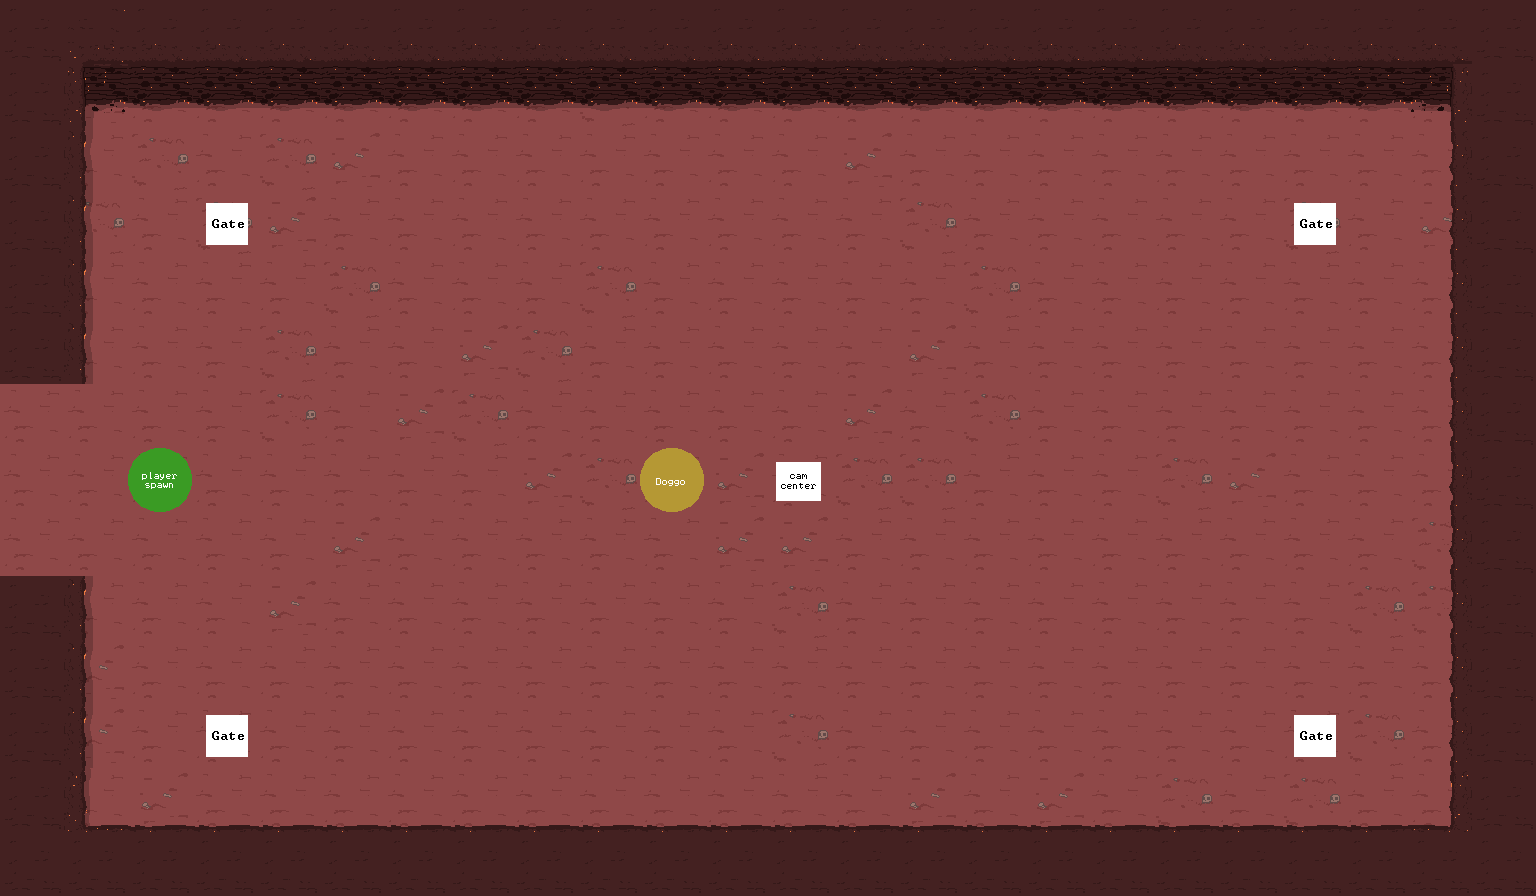

Rendered tile map (Tiled .tmx) drawn with the repository's tilesets; below, a short description and the map source with its tile grids summarised:
An orthogonal 24x14 tile map with 64x64 px tiles, 4 tile layers (0, 1, 2, markers) and 68 objects (2x button, door).

<map version="1.8" tiledversion="1.8.4" orientation="orthogonal" renderorder="right-down" width="24" height="14" tilewidth="64" tileheight="64" infinite="0" nextlayerid="8" nextobjectid="6">
 <editorsettings>
  <export target="level1BossRoom.json" format="json" />
 </editorsettings>
 <tileset firstgid="1" name="tiles 1" tilewidth="64" tileheight="64" tilecount="90" columns="10">
  <image source="tiles.png" width="640" height="576" />
  <tile id="0">
   <properties>
    <property name="collides" type="bool" value="true" />
   </properties>
   <objectgroup draworder="index" id="2">
    <object id="1" x="43.625" y="58.9375" width="20.375" height="4.9375" />
   </objectgroup>
  </tile>
  <tile id="1">
   <properties>
    <property name="collides" type="bool" value="true" />
   </properties>
   <objectgroup draworder="index" id="2">
    <object id="1" x="0.125" y="57.625" width="63.9375" height="6.25" />
   </objectgroup>
  </tile>
  <tile id="2">
   <properties>
    <property name="collides" type="bool" value="true" />
   </properties>
   <objectgroup draworder="index" id="2">
    <object id="1" x="0.0625" y="57.0625" width="63.9375" height="6.8125" />
   </objectgroup>
  </tile>
  <tile id="3">
   <properties>
    <property name="collides" type="bool" value="true" />
   </properties>
   <objectgroup draworder="index" id="2">
    <object id="1" x="0.1875" y="57.0625" width="20.75" height="6.875" />
   </objectgroup>
  </tile>
  <tile id="5">
   <properties>
    <property name="enemy_2" type="bool" value="true" />
   </properties>
  </tile>
  <tile id="6">
   <properties>
    <property name="enemy_3" type="bool" value="true" />
   </properties>
  </tile>
  <tile id="7">
   <properties>
    <property name="dog" type="bool" value="true" />
    <property name="enemy_4" type="bool" value="true" />
   </properties>
  </tile>
  <tile id="9">
   <properties>
    <property name="cam_center" type="bool" value="true" />
   </properties>
  </tile>
  <tile id="10">
   <properties>
    <property name="collides" type="bool" value="true" />
   </properties>
   <objectgroup draworder="index" id="3">
    <object id="2" x="0.5" y="0.125" width="42.375" height="38.625" />
    <object id="3" x="43" y="0.125" width="20.875" height="63.625" />
   </objectgroup>
  </tile>
  <tile id="11">
   <properties>
    <property name="collides" type="bool" value="false" />
    <property name="deadly" type="bool" value="true" />
   </properties>
   <objectgroup draworder="index" id="2">
    <object id="1" x="0.0796317" y="0" width="64.0239" height="63.9443" />
   </objectgroup>
  </tile>
  <tile id="12">
   <properties>
    <property name="collides" type="bool" value="true" />
   </properties>
   <objectgroup draworder="index" id="2">
    <object id="1" x="0.125" y="0" width="20.75" height="63.625" />
    <object id="2" x="21" y="0.25" width="42.875" height="38.5" />
   </objectgroup>
  </tile>
  <tile id="13">
   <properties>
    <property name="collides" type="bool" value="true" />
   </properties>
   <objectgroup draworder="index" id="2">
    <object id="1" x="0.25" y="0.125" width="20.625" height="38.25" />
   </objectgroup>
  </tile>
  <tile id="15">
   <properties>
    <property name="enemy_1" type="bool" value="true" />
   </properties>
  </tile>
  <tile id="16">
   <properties>
    <property name="player_spawn" type="bool" value="true" />
   </properties>
  </tile>
  <tile id="17">
   <properties>
    <property name="vase" type="bool" value="true" />
   </properties>
  </tile>
  <tile id="18">
   <properties>
    <property name="dasher" type="bool" value="true" />
   </properties>
  </tile>
  <tile id="19">
   <properties>
    <property name="collides" type="bool" value="true" />
   </properties>
  </tile>
  <tile id="20">
   <properties>
    <property name="collides" type="bool" value="true" />
   </properties>
   <objectgroup draworder="index" id="2">
    <object id="1" x="44.25" y="0" width="20" height="64.25" />
   </objectgroup>
  </tile>
  <tile id="21">
   <properties>
    <property name="collides" type="bool" value="false" />
    <property name="deadly" type="bool" value="true" />
   </properties>
   <objectgroup draworder="index" id="2">
    <object id="1" x="0.0796317" y="-0.0796317" width="63.8646" height="63.8646" />
   </objectgroup>
  </tile>
  <tile id="22">
   <properties>
    <property name="collides" type="bool" value="true" />
   </properties>
   <objectgroup draworder="index" id="2">
    <object id="1" x="0.25" y="0" width="20.125" height="63.875" />
   </objectgroup>
  </tile>
  <tile id="23">
   <properties>
    <property name="collides" type="bool" value="true" />
   </properties>
   <objectgroup draworder="index" id="2">
    <object id="1" x="43.125" y="0" width="20.75" height="64" />
    <object id="2" x="0" y="58" width="42.625" height="6" />
   </objectgroup>
  </tile>
  <tile id="24">
   <properties>
    <property name="collides" type="bool" value="true" />
   </properties>
   <objectgroup draworder="index" id="2">
    <object id="1" x="0" y="-0.25" width="20.25" height="64.125" />
    <object id="2" x="20.375" y="57.875" width="43.625" height="6.375" />
   </objectgroup>
  </tile>
  <tile id="26">
   <properties>
    <property name="deadly" type="bool" value="true" />
   </properties>
  </tile>
  <tile id="27">
   <properties>
    <property name="deadly" type="bool" value="true" />
   </properties>
  </tile>
  <tile id="28">
   <properties>
    <property name="deadly" type="bool" value="true" />
   </properties>
  </tile>
  <tile id="29">
   <properties>
    <property name="collides" type="bool" value="true" />
   </properties>
  </tile>
  <tile id="30">
   <properties>
    <property name="collides" type="bool" value="true" />
   </properties>
   <objectgroup draworder="index" id="2">
    <object id="1" x="44.125" y="0" width="19.75" height="63.875" />
   </objectgroup>
  </tile>
  <tile id="31">
   <properties>
    <property name="collides" type="bool" value="false" />
    <property name="deadly" type="bool" value="true" />
   </properties>
   <objectgroup draworder="index" id="2">
    <object id="1" x="-0.0796317" y="-0.0796317" width="64.0239" height="64.1035" />
   </objectgroup>
  </tile>
  <tile id="32">
   <properties>
    <property name="collides" type="bool" value="true" />
   </properties>
   <objectgroup draworder="index" id="2">
    <object id="1" x="-0.125" y="0" width="21.125" height="64" />
   </objectgroup>
  </tile>
  <tile id="33">
   <properties>
    <property name="collides" type="bool" value="true" />
    <property name="deadly" type="bool" value="true" />
   </properties>
  </tile>
  <tile id="34">
   <properties>
    <property name="collides" type="bool" value="true" />
    <property name="deadly" type="bool" value="true" />
   </properties>
  </tile>
  <tile id="35">
   <properties>
    <property name="collides" type="bool" value="true" />
   </properties>
  </tile>
  <tile id="36">
   <properties>
    <property name="deadly" type="bool" value="true" />
   </properties>
  </tile>
  <tile id="37">
   <properties>
    <property name="deadly" type="bool" value="true" />
   </properties>
  </tile>
  <tile id="38">
   <properties>
    <property name="deadly" type="bool" value="true" />
   </properties>
  </tile>
  <tile id="39">
   <properties>
    <property name="collides" type="bool" value="true" />
   </properties>
   <objectgroup draworder="index" id="2">
    <object id="1" x="0" y="0.0796317" width="16.0856" height="63.785" />
   </objectgroup>
  </tile>
  <tile id="40">
   <properties>
    <property name="collides" type="bool" value="true" />
   </properties>
   <objectgroup draworder="index" id="2">
    <object id="1" x="43.875" y="0.125" width="20" height="38.125" />
   </objectgroup>
  </tile>
  <tile id="41">
   <properties>
    <property name="collides" type="bool" value="true" />
   </properties>
   <objectgroup draworder="index" id="2">
    <object id="1" x="0" y="0.125" width="64.125" height="38.625" />
   </objectgroup>
  </tile>
  <tile id="42">
   <properties>
    <property name="collides" type="bool" value="true" />
   </properties>
   <objectgroup draworder="index" id="2">
    <object id="1" x="0" y="0.125" width="20.5" height="38.375" />
   </objectgroup>
  </tile>
  <tile id="45">
   <properties>
    <property name="collides" type="bool" value="true" />
   </properties>
   <objectgroup draworder="index" id="2">
    <object id="1" x="0" y="0" width="64" height="38.375" />
   </objectgroup>
  </tile>
  <tile id="46">
   <properties>
    <property name="deadly" type="bool" value="true" />
   </properties>
  </tile>
  <tile id="47">
   <properties>
    <property name="deadly" type="bool" value="true" />
   </properties>
  </tile>
  <tile id="48">
   <properties>
    <property name="deadly" type="bool" value="true" />
   </properties>
  </tile>
  <tile id="49">
   <properties>
    <property name="collides" type="bool" value="true" />
   </properties>
   <objectgroup draworder="index" id="2">
    <object id="1" x="-0.238895" y="-0.318527" width="64.1035" height="19.9079" />
   </objectgroup>
  </tile>
  <tile id="57">
   <properties>
    <property name="deadly" type="bool" value="true" />
   </properties>
  </tile>
  <tile id="58">
   <properties>
    <property name="deadly" type="bool" value="true" />
   </properties>
  </tile>
  <tile id="59">
   <properties>
    <property name="gate" type="bool" value="true" />
   </properties>
  </tile>
  <tile id="60">
   <properties>
    <property name="lava" type="bool" value="true" />
   </properties>
   <objectgroup draworder="index" id="2">
    <object id="1" x="54.9091" y="40.2727" width="8.90909" height="23.4545" />
    <object id="2" x="43.7273" y="45.0909" width="11" height="18.9091" />
    <object id="3" x="34.7273" y="52.3636" width="8.90909" height="11.5455" />
   </objectgroup>
  </tile>
  <tile id="61">
   <properties>
    <property name="lava" type="bool" value="true" />
   </properties>
   <objectgroup draworder="index" id="2">
    <object id="1" x="0.0909091" y="39.2727" width="63.8182" height="24.5455" />
   </objectgroup>
  </tile>
  <tile id="62">
   <properties>
    <property name="lava" type="bool" value="true" />
   </properties>
   <objectgroup draworder="index" id="2">
    <object id="1" x="0.272727" y="41.4545" width="14.4545" height="22.6364" />
    <object id="2" x="15.0909" y="47.2727" width="13" height="16.7273" />
   </objectgroup>
  </tile>
  <tile id="63">
   <properties>
    <property name="lava" type="bool" value="true" />
   </properties>
   <objectgroup draworder="index" id="2">
    <object id="1" x="34.9091" y="42.4545" width="29" height="21.3636" />
   </objectgroup>
  </tile>
  <tile id="64">
   <properties>
    <property name="lava" type="bool" value="true" />
   </properties>
   <objectgroup draworder="index" id="2">
    <object id="1" x="0.181818" y="41.5455" width="63.8182" height="22.2727" />
   </objectgroup>
  </tile>
  <tile id="65">
   <properties>
    <property name="lava" type="bool" value="true" />
   </properties>
   <objectgroup draworder="index" id="2">
    <object id="1" x="0.181818" y="40.7273" width="29.4545" height="23.2727" />
   </objectgroup>
  </tile>
  <tile id="67">
   <properties>
    <property name="deadly" type="bool" value="true" />
   </properties>
  </tile>
  <tile id="68">
   <properties>
    <property name="deadly" type="bool" value="true" />
   </properties>
  </tile>
  <tile id="69">
   <properties>
    <property name="collides" type="bool" value="true" />
   </properties>
   <objectgroup draworder="index" id="2">
    <object id="1" x="45.1512" y="0" width="18.8727" height="64.1035" />
   </objectgroup>
  </tile>
  <tile id="70">
   <properties>
    <property name="lava" type="bool" value="true" />
   </properties>
   <objectgroup draworder="index" id="2">
    <object id="1" x="33.1818" y="0" width="30.9091" height="63.8182" />
   </objectgroup>
  </tile>
  <tile id="71">
   <properties>
    <property name="lava" type="bool" value="true" />
   </properties>
   <objectgroup draworder="index" id="2">
    <object id="1" x="0.125" y="0" width="63.75" height="64" />
   </objectgroup>
  </tile>
  <tile id="72">
   <properties>
    <property name="lava" type="bool" value="true" />
   </properties>
   <objectgroup draworder="index" id="2">
    <object id="1" x="0.125" y="0" width="30.75" height="64.125" />
   </objectgroup>
  </tile>
  <tile id="73">
   <properties>
    <property name="lava" type="bool" value="true" />
   </properties>
  </tile>
  <tile id="74">
   <properties>
    <property name="lava" type="bool" value="true" />
   </properties>
  </tile>
  <tile id="75">
   <properties>
    <property name="lava" type="bool" value="true" />
   </properties>
  </tile>
  <tile id="76">
   <properties>
    <property name="lava" type="bool" value="true" />
   </properties>
   <objectgroup draworder="index" id="2">
    <object id="1" x="-0.0909091" y="0.0909091" width="30" height="63.7273" />
    <object id="2" x="30.2727" y="0.454545" width="5.54545" height="53.0909" />
    <object id="3" x="36.2727" y="0.0909091" width="10.7273" height="38.8182" />
    <object id="4" x="47.1818" y="0" width="17.0909" height="34.2727" />
   </objectgroup>
  </tile>
  <tile id="77">
   <properties>
    <property name="lava" type="bool" value="true" />
   </properties>
   <objectgroup draworder="index" id="2">
    <object id="1" x="-0.181818" y="-0.0909091" width="64" height="33.0909" />
    <object id="2" x="21" y="33" width="42.9091" height="6.63636" />
    <object id="3" x="29.3636" y="39.8182" width="34.3636" height="10.1818" />
    <object id="4" x="36.6364" y="50.0909" width="27.2727" height="13.7273" />
   </objectgroup>
  </tile>
  <tile id="79">
   <properties>
    <property name="collides" type="bool" value="true" />
   </properties>
   <objectgroup draworder="index" id="2">
    <object id="1" x="-0.159263" y="45.0715" width="64.3424" height="19.4301" />
   </objectgroup>
  </tile>
  <tile id="80">
   <properties>
    <property name="lava" type="bool" value="true" />
   </properties>
   <objectgroup draworder="index" id="2">
    <object id="1" x="34.9091" y="0" width="29.0909" height="23.8182" />
    <object id="2" x="43.8182" y="23.7273" width="20.2727" height="9.81818" />
   </objectgroup>
  </tile>
  <tile id="81">
   <properties>
    <property name="lava" type="bool" value="true" />
   </properties>
   <objectgroup draworder="index" id="2">
    <object id="1" x="0.0909091" y="0" width="63.8182" height="32.6364" />
   </objectgroup>
  </tile>
  <tile id="82">
   <properties>
    <property name="lava" type="bool" value="true" />
   </properties>
   <objectgroup draworder="index" id="2">
    <object id="1" x="0.181818" y="0" width="8.54545" height="33.2727" />
    <object id="2" x="8.90909" y="0.0909091" width="7.81818" height="25.8182" />
    <object id="5" x="17.0909" y="0.0909091" width="9.81818" height="14.6364" />
   </objectgroup>
  </tile>
  <tile id="83">
   <properties>
    <property name="lava" type="bool" value="true" />
   </properties>
   <objectgroup draworder="index" id="2">
    <object id="1" x="31.3636" y="0.0340909" width="32.6364" height="54.4205" />
   </objectgroup>
  </tile>
  <tile id="84">
   <properties>
    <property name="lava" type="bool" value="true" />
   </properties>
   <objectgroup draworder="index" id="2">
    <object id="1" x="0.0909091" y="0.0681818" width="63.7273" height="53.3864" />
   </objectgroup>
  </tile>
  <tile id="85">
   <properties>
    <property name="lava" type="bool" value="true" />
   </properties>
   <objectgroup draworder="index" id="2">
    <object id="1" x="0.181818" y="0.0909091" width="28.7273" height="55" />
   </objectgroup>
  </tile>
  <tile id="86">
   <properties>
    <property name="lava" type="bool" value="true" />
   </properties>
   <objectgroup draworder="index" id="2">
    <object id="1" x="0" y="0.181818" width="29" height="63.8182" />
    <object id="2" x="29.0909" y="22.8182" width="7.36364" height="41" />
    <object id="3" x="36.6364" y="32.6364" width="8.45455" height="31.1818" />
    <object id="4" x="45.2727" y="40.1818" width="18.7273" height="23.6364" />
   </objectgroup>
  </tile>
  <tile id="87">
   <properties>
    <property name="lava" type="bool" value="true" />
   </properties>
   <objectgroup draworder="index" id="2">
    <object id="1" x="0" y="40.9091" width="63.7273" height="22.8182" />
    <object id="2" x="34.1818" y="0" width="29.6364" height="40.9091" />
    <object id="3" x="26.1818" y="23.4545" width="7.90909" height="17.0909" />
    <object id="4" x="14.5455" y="31.0909" width="11.6364" height="9.63636" />
   </objectgroup>
  </tile>
 </tileset>
 <layer id="1" name="0" width="24" height="14">
  <data>[336 cells, 332 non-empty, 7 distinct tile ids]</data>
 </layer>
 <layer id="2" name="1" width="24" height="14">
  <data>[336 cells, 130 non-empty, 11 distinct tile ids]</data>
 </layer>
 <layer id="3" name="2" width="24" height="14">
  <data>[336 cells, 0 non-empty, 0 distinct tile ids]</data>
 </layer>
 <layer id="4" name="markers" width="24" height="14">
  <data>[336 cells, 7 non-empty, 4 distinct tile ids]</data>
 </layer>
 <objectgroup id="5" name="interact">
  <object id="2" name="door" gid="26" x="-0.717269" y="576.27" width="85.4896" height="257.716">
   <properties>
    <property name="circuit" type="int" value="1" />
   </properties>
  </object>
  <object id="3" name="button" gid="5" x="125.922" y="511.708" width="64" height="64">
   <properties>
    <property name="circuit" type="int" value="1" />
    <property name="close_door" type="bool" value="true" />
   </properties>
  </object>
  <object id="4" name="button" gid="5" x="-177.186" y="504.067" width="64" height="64">
   <properties>
    <property name="circuit" type="int" value="1" />
    <property name="invisible" type="bool" value="true" />
    <property name="silent" type="bool" value="true" />
   </properties>
  </object>
 </objectgroup>
</map>
